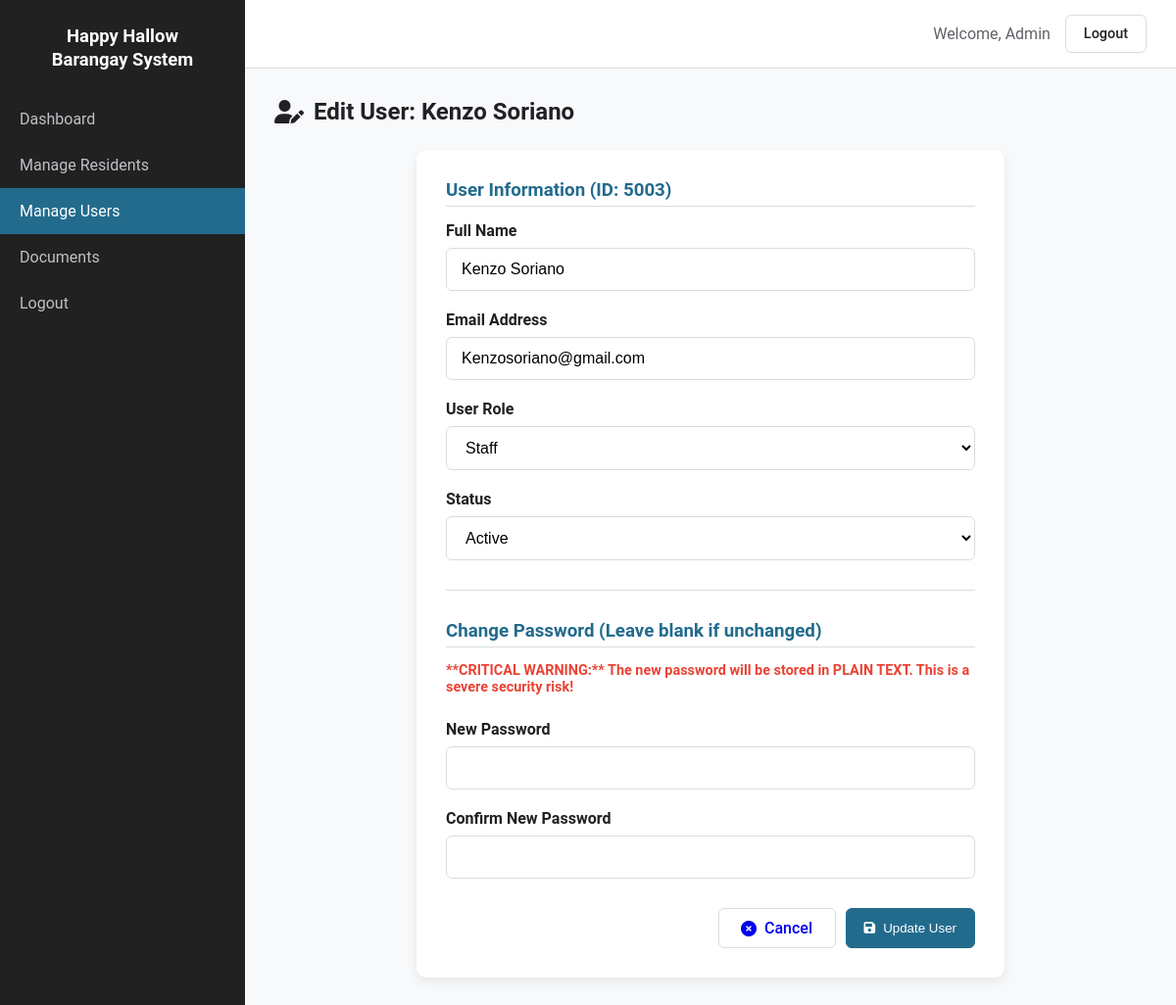
The app's page /admin/edit_user.php?id=5003 (signed in) with its own data.
### tables this page shows
CREATE TABLE IF NOT EXISTS `users` (
  `user_id` int NOT NULL AUTO_INCREMENT,
  `fullname` varchar(255) DEFAULT NULL,
  `email` varchar(100) NOT NULL,
  `password` varchar(255) NOT NULL,
  `role` varchar(10) NOT NULL,
  `status` varchar(10) NOT NULL DEFAULT 'active',
  PRIMARY KEY (`user_id`)
);

### admin/edit_user.php (the view, shortened to what this page needs)
<?php
include '../db_connect.php';
$logged_in_username = isset($_SESSION['user_name']) ? htmlspecialchars($_SESSION['user_name']) : 'Admin';
$user_data = null;
$user_id = $_GET['id'] ?? null;
function set_value($field, $default = '') {
    global $_POST, $user_data;
    if (isset($_POST[$field])) {
        return htmlspecialchars($_POST[$field]);
    } elseif ($user_data && isset($user_data[$field])) {
        return htmlspecialchars($user_data[$field]);
    }
    return $default;
}
if ($user_id) {
    $sql = "SELECT user_id, fullname, email, role, status FROM users WHERE user_id = ?";
    $stmt = $conn->prepare($sql);
    $stmt->bind_param("i", $user_id);
    $stmt->execute();
    $result = $stmt->get_result();
    if ($result->num_rows === 1) {
        $user_data = $result->fetch_assoc();
    } else {
        $_SESSION['error_message'] = "User not found or invalid ID.";
        header("Location: users.php");
        exit();
    }
} else {
    $_SESSION['error_message'] = "User ID not specified for editing.";
    header("Location: users.php");
    exit();
}
?>
<!DOCTYPE html>
<html lang="en">
<head>
    <link rel="stylesheet" href="https://cdnjs.cloudflare.com/ajax/libs/font-awesome/6.0.0-beta3/css/all.min.css" />
</head>
<body>
<div class="app-container">
    <div class="sidebar">
        <div class="logo">Happy Hallow<br />Barangay System</div>
        <nav class="main-nav">
            <ul>
                <li><a href="admin_dashboard.php">Dashboard</a></li>
                <li><a href="residents.php">Manage Residents</a></li>
                <li><a href="users.php" class="active">Manage Users</a></li>
                <li><a href="documents.php">Documents</a></li>
                <li><a href="logout.php">Logout</a></li>
            </ul>
        </nav>
    </div>
    <div class="main-content">
        <div class="topbar">
            <div class="topbar-right">
                <span class="user-info">Welcome, <?php echo $logged_in_username; ?></span>
                <a href="logout.php" class="btn logout-btn">Logout</a>
            </div>
        </div>
        <div class="page-content">
            <h2><i class="fas fa-user-edit"></i> Edit User: <?php echo htmlspecialchars($user_data['fullname'] ?? 'Unknown'); ?></h2>
            <div class="form-card">
                <form action="edit_user.php?id=<?php echo htmlspecialchars($user_id); ?>" method="POST">
                    <h3>User Information (ID: <?php echo htmlspecialchars($user_id); ?>)</h3>
                    <div class="form-group">
                        <label for="fullname">Full Name</label>
                        <input type="text" id="fullname" name="fullname" value="<?php echo set_value('fullname'); ?>" required>
                    </div>
                    <div class="form-group">
                        <label for="email">Email Address</label>
                        <input type="email" id="email" name="email" value="<?php echo set_value('email'); ?>" required>
                    </div>
                    <div class="form-group">
                        <label for="role">User Role</label>
                        <select id="role" name="role" required>
                            <option value="staff" <?php echo (set_value('role') == 'staff' ? 'selected' : ''); ?>>Staff</option>
                        </select>
                    </div>
                    <div class="form-group">
                        <label for="status">Status</label>
                        <select id="status" name="status" required>
                            <option value="active" <?php echo (set_value('status') == 'active' ? 'selected' : ''); ?>>Active</option>
                        </select>
                    </div>
                    <hr style="border: 0; border-top: 1px solid var(--border-color); margin: 30px 0;">
                    <h3>Change Password (Leave blank if unchanged)</h3>
                    <p style="color: var(--danger-color); font-size: 0.9em; margin-bottom: 25px; font-weight: 600;">
                        **CRITICAL WARNING:** The new password will be stored in PLAIN TEXT. This is a severe security risk!
                    </p>
                    <div class="form-group">
                        <label for="new_password">New Password</label>
                        <input type="password" id="new_password" name="new_password">
                    </div>
                    <div class="form-group">
                        <label for="confirm_password">Confirm New Password</label>
                        <input type="password" id="confirm_password" name="confirm_password">
                    </div>
                    <div class="form-actions">
                        <a href="users.php" class="btn"><i class="fas fa-times-circle"></i> Cancel</a>
                        <button type="submit" class="btn primary-btn"><i class="fas fa-save"></i> Update User</button>
                    </div>
                </form>
            </div>
        </div>
    </div>
</div>
</body>
</html>

### admin/edit_user.php (style rules this page uses)
:root { --primary-color: #226b8dff; --primary-dark: #226b8dff; --secondary-color: #5f6368; --danger-color: #ea4335; --background-color: #f8f9fa; --card-background: #ffffff; --sidebar-bg: #212121; --text-color: #202124; --text-light: #5f6368; --border-color: #dadce0; --radius: 10px; --shadow: 0 4px 12px rgba(0, 0, 0, 0.08); }
* { box-sizing: border-box; }
body { margin: 0; font-family: "Roboto", Arial, sans-serif; background: var(--background-color); color: var(--text-color); }
a { text-decoration: none; }
.app-container { display: flex; min-height: 100vh; }
.sidebar { width: 250px; background: var(--sidebar-bg); color: white; }
.logo { padding: 25px; text-align: center; font-weight: 700; font-size: 1.15rem; line-height: 1.3; }
.main-nav ul { list-style: none; padding: 0; margin: 0; }
.main-nav a { display: block; padding: 14px 20px; color: #bdc1c6; }
.main-nav a:hover, .main-nav a.active { background: var(--primary-dark); color: white; }
.main-content { flex: 1; }
.topbar { background: white; padding: 15px 30px; border-bottom: 1px solid var(--border-color); display: flex; justify-content: flex-end; align-items: center; }
.topbar-right { display: flex; align-items: center; }
.user-info { margin-right: 15px; color: var(--text-light); }
.logout-btn { padding: 8px 15px; border: 1px solid var(--border-color); background: transparent; color: var(--text-color); font-size: 0.9rem; cursor: pointer; border-radius: 6px; transition: background-color 0.2s; font-weight: 500; }
.page-content { padding: 30px; }
.page-content h2 { margin-top: 0; margin-bottom: 25px; color: var(--text-color); display: flex; align-items: center; gap: 10px; }
.page-content h3 { margin: 0 0 15px 0; padding-bottom: 5px; border-bottom: 1px solid var(--border-color); color: var(--primary-dark); }
.btn { padding: 10px 18px; border-radius: 6px; font-weight: 500; border: 1px solid var(--border-color); cursor: pointer; transition: background-color 0.2s, box-shadow 0.2s; }
.primary-btn { background: var(--primary-color); color: white; border-color: var(--primary-color); }
.form-card { background: var(--card-background); border-radius: var(--radius); box-shadow: var(--shadow); padding: 30px; max-width: 600px; margin: 0 auto; }
.form-group { margin-bottom: 20px; }
.form-group label { display: block; margin-bottom: 8px; font-weight: 600; color: var(--text-color); }
.form-group input[type="text"], .form-group input[type="email"], .form-group input[type="password"], .form-group select { width: 100%; padding: 12px 15px; border: 1px solid var(--border-color); border-radius: 6px; font-size: 1rem; transition: border-color 0.2s, box-shadow 0.2s; background-color: #ffffff; }
.form-actions { margin-top: 30px; display: flex; justify-content: flex-end; gap: 10px; }
.form-actions .btn { min-width: 120px; display: flex; align-items: center; justify-content: center; gap: 8px; }

### records on screen
users: fullname "Kenzo Soriano", email "Kenzosoriano@gmail.com", role "Staff", status "Active"

### other values on screen
$logged_in_username "Admin"
$user_id "5003"
